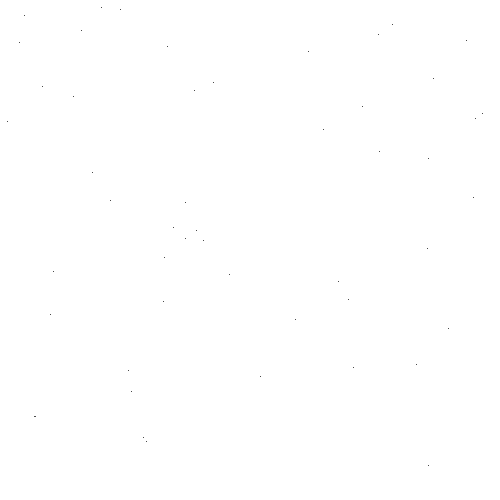
Frame 1 (no input)
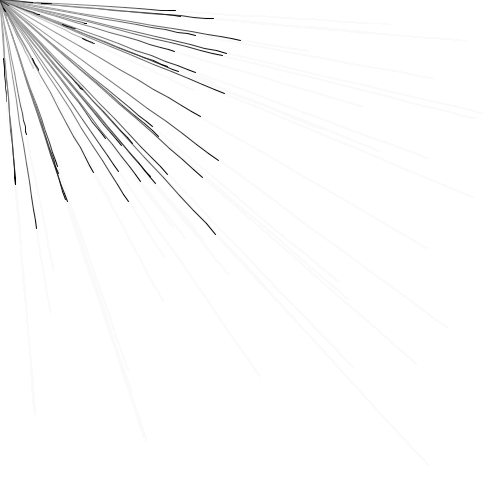
Frame 60 (the mouse pressed at the canvas centre just before this capture)
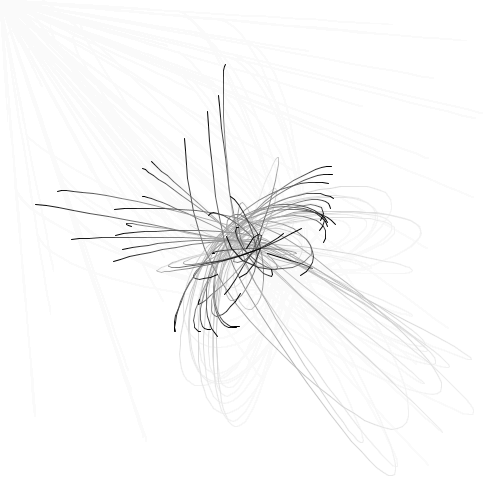
Frame 120 (the mouse held since frame 60 and released just before this capture)

The Processing sketch that drew these frames (run headless with seeded random() and noise(); from frame 60 on, the mouse is pressed at the canvas centre):

// Processing sketch: build
// ── build.pde
// Processes - Day 145
// Prayash Thapa - May 24, 2016

final float g = 0.1;
Body bs[];

// ************************************************************************************

void setup() {
  size(500, 500);
  colorMode(RGB, 1);
  background(1);
  fill(1, 0.1);
  cursor(CROSS);

  bs = new Body[50];
  for (int i = 0; i < bs.length; i++) {
    bs[i] = new Body(1, new PVector(random(width), random(height)));
  }
}

// ************************************************************************************

void draw() {
  noStroke();
  rect(0, 0, width, height);

  stroke(0);
  for (Body b: bs) b.render();
}

// ************************************************************************************

class Body {
  float m;
  PVector p, q, s;

  Body(float m, PVector p) {
    this.m = m;
    this.p = p;
    q = p;
    this.s = new PVector(0, 0);
  }

  void update() {
    s.mult(0.98);
    p = PVector.add(p, s);
  }

  void attract(Body b) {
    float d = constrain(PVector.dist(p, b.p), 10, 100);
    PVector f = PVector.mult(PVector.sub(b.p, p), b.m * m * g / (d * d));
    PVector a = PVector.div(f, m);
    s.add(a);
  }

  void render() {
    update();
    attract(new Body(1000, new PVector(mouseX, mouseY)));
    line(p.x, p.y, q.x, q.y);
    q = p;
  }
}
